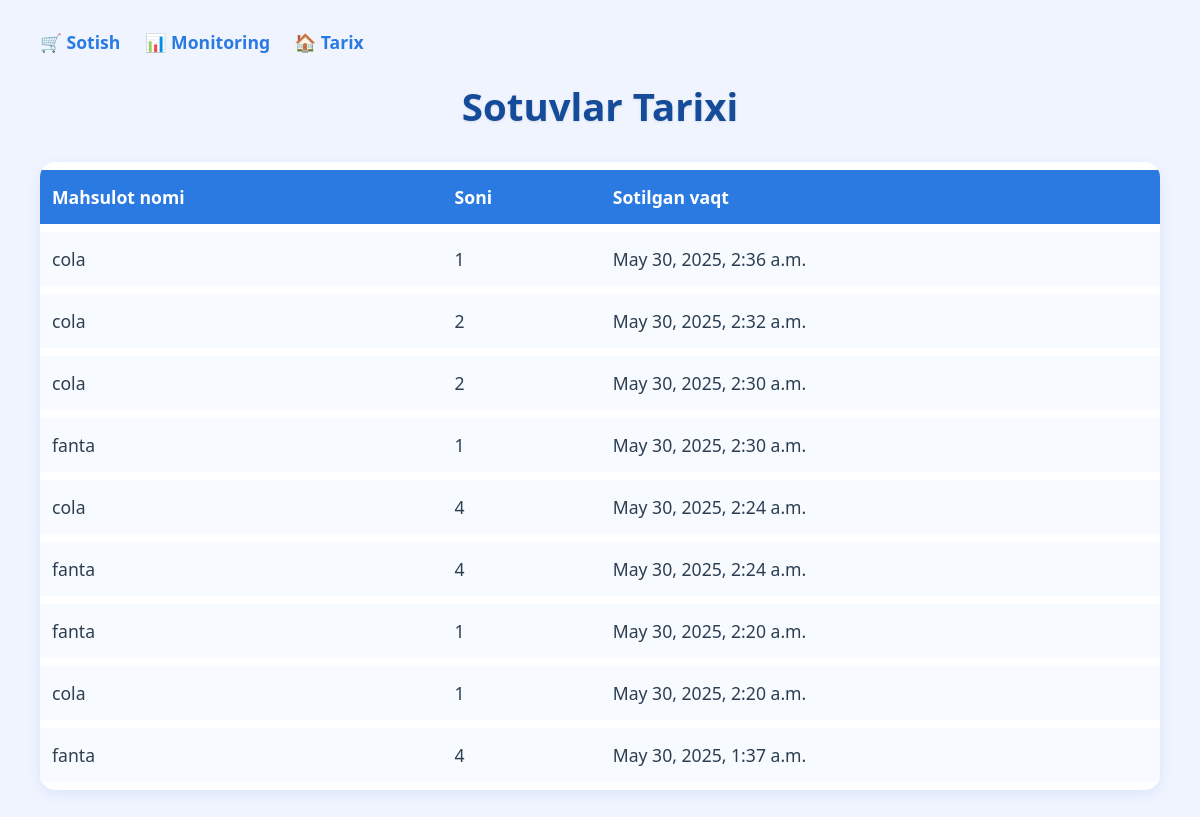
Before: /history/ (signed in) with the older database file.
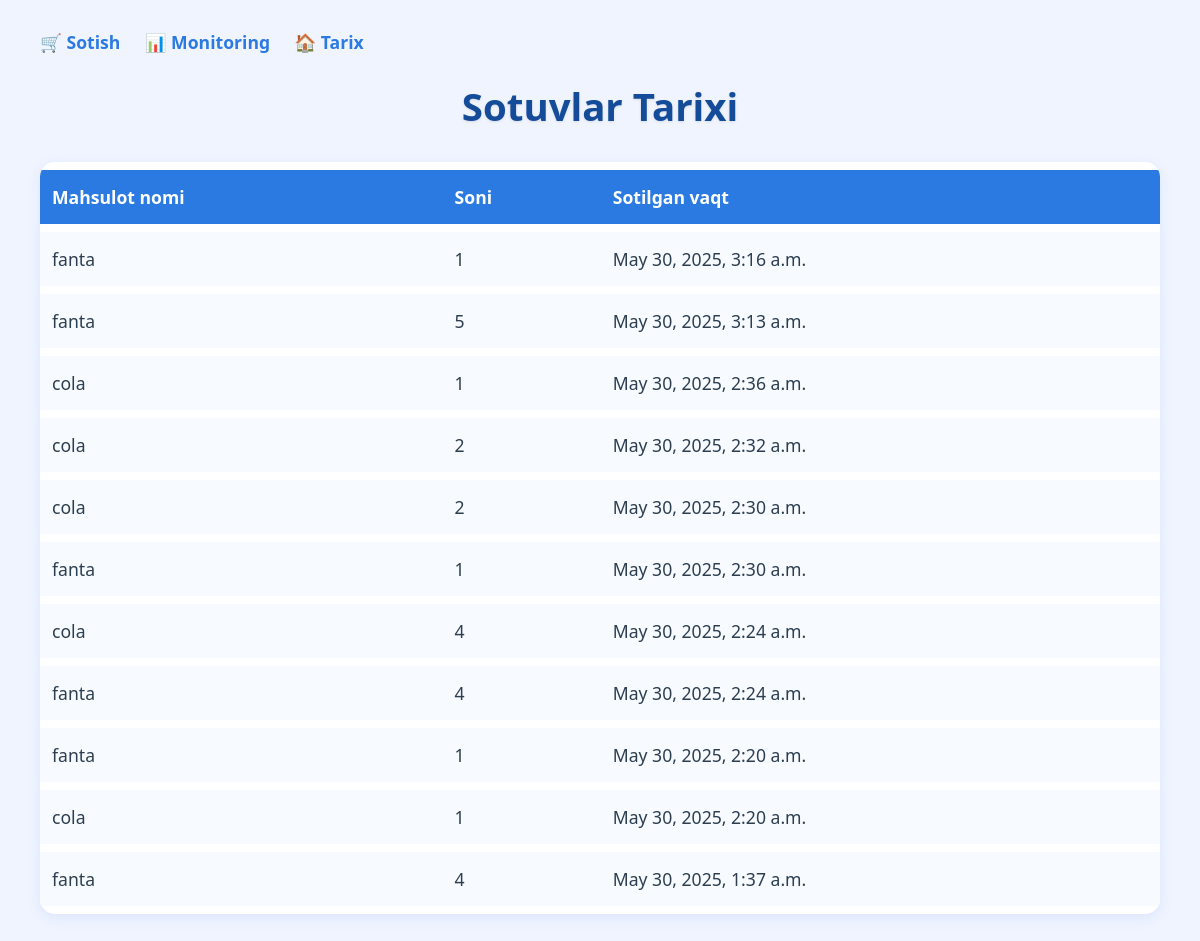
After: the same page with the newer database file.
### core/models.py (models this page shows, shortened)
class Sale(models.Model):
    product = models.ForeignKey(Product, on_delete=models.CASCADE)
    quantity_sold = models.PositiveIntegerField()
    sold_at = models.DateTimeField(auto_now_add=True)
    @property
    def total_price(self):
        return self.product.price * self.quantity_sold

class Product(models.Model):
    shop = models.ForeignKey(Shop, on_delete=models.CASCADE)
    name = models.CharField(max_length=100)
    price = models.DecimalField(max_digits=10, decimal_places=2)
    quantity = models.PositiveIntegerField()

### core/views.py (the view)
# urls.py: path('history/', views.sales_history, name='history'),
@login_required
def sales_history(request):
    sales = Sale.objects.select_related('product').order_by('-sold_at')
    return render(request, 'core/sales_history.html', {'sales': sales})

### templates/core/sales_history.html (shortened to what this page needs)
<!DOCTYPE html>
<html lang="en">
<head>
</head>
<body>
    <nav>
        <a href="{% url 'sell' %}">🛒 Sotish</a>
        <a href="{% url 'monitoring' %}">📊 Monitoring</a>
        <a href="{% url 'history' %}">🏠 Tarix</a>
    </nav>
    <h1>Sotuvlar Tarixi</h1>
    <table>
        <thead>
            <tr>
                <th>Mahsulot nomi</th>
                <th>Soni</th>
                <th>Sotilgan vaqt</th>
            </tr>
        </thead>
        <tbody>
            {% for sale in sales %}
            <tr class="sale-row" data-sale-id="{{ forloop.counter }}">
                <td>{{ sale.product.name }}</td>
                <td>{{ sale.quantity_sold }}</td>
                <td>{{ sale.sold_at }}</td>
            </tr>
            {% endfor %}
        </tbody>
    </table>
</body>
</html>

Changed rows visible on the page:
added Sale: product.name "fanta", quantity_sold "1", sold_at "May 30, 2025, 3:16 a.m."
added Sale: product.name "fanta", quantity_sold "5", sold_at "May 30, 2025, 3:13 a.m."
